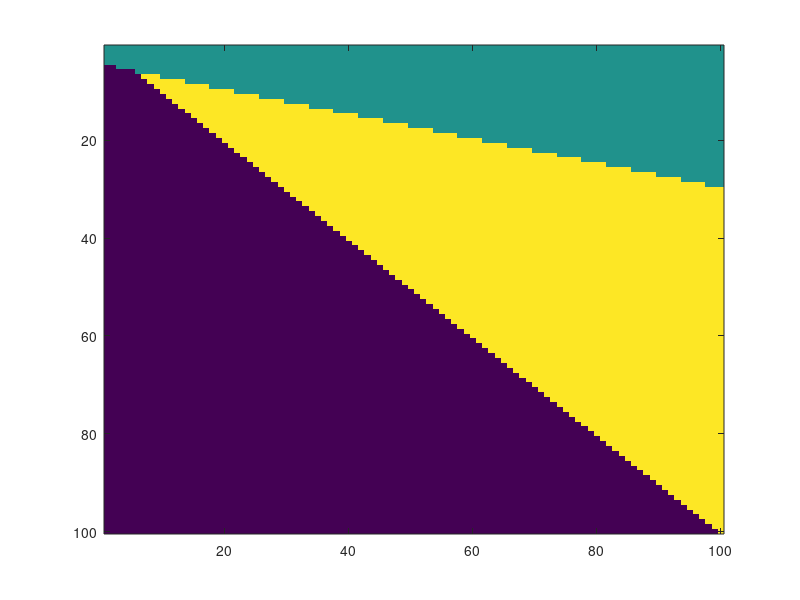

Recreate this plot in MATLAB. (Note: this script raises an error after producing the figure.)
clc; clear; close all;

% Parametri
dim_mappa = [100, 100]; % Dimensioni della griglia (100x100)
kp = 0.2;               % Parametro di guadagno per il controllo di Lloyd
n_iter = 20;            % Numero massimo di iterazioni
raggio_raggiungimento = 1; % Raggio per considerare l'incendio raggiunto

% Numero fisso di incendi e aerei
num_incendi = 3;
num_aerei = 3;

% Creazione della griglia della mappa
[X, Y] = meshgrid(1:dim_mappa(1), 1:dim_mappa(2));
voronoi_grid = [X(:), Y(:)]; % Punti della mappa

% Definizione delle posizioni casuali degli incendi e delle loro ampiezze
incendi = randi([30, 90], num_incendi, 2);
ampiezze_incendi = randi([5, 20], num_incendi, 1);

% Inizializzazione aerei in punti lontani dagli incendi
sp_aerei = zeros(num_aerei, 2);
for i = 1:num_aerei
    while true
        candidato = randi([0, 10], 1, 2);
        if min(vecnorm(candidato - incendi, 2, 2)) > 15 % Deve stare lontano da tutti gli incendi
            sp_aerei(i, :) = candidato;
            break;
        end
    end
end

% Memorizzazione delle traiettorie
traiettorie_x = zeros(n_iter, num_aerei);
traiettorie_y = zeros(n_iter, num_aerei);

figure(1);
hold on;
for iter = 1:n_iter
    clf;

    % Salvataggio delle posizioni attuali degli aerei
    traiettorie_x(iter, :) = sp_aerei(:, 1);
    traiettorie_y(iter, :) = sp_aerei(:, 2);
    
    % Calcolo della Voronoi
    distanze = pdist2(voronoi_grid, sp_aerei);
    [~, min_idx] = min(distanze, [], 2);
    regioni = reshape(min_idx, dim_mappa);
    
    % Plot della Voronoi
    imagesc(regioni);
    colormap(parula);
    hold on;
    
    % Aggiornamento posizioni aerei
    for i = 1:num_aerei
        % Ottieni l'incendio assegnato all'aereo
        idx_incendio = find(min_idx == i);
        
        if ~isempty(idx_incendio)
            centroide = incendi(i, :); % Centroide della regione assegnata

            % Calcola la distanza dall'incendio
            distanza = norm(sp_aerei(i, :) - centroide);
            
            % Muove l'aereo verso il centroide solo se non è già arrivato
            if distanza > raggio_raggiungimento
                sp_aerei(i, :) = sp_aerei(i, :) + kp * (centroide - sp_aerei(i, :));
            end
            
            % Plot degli aerei
            plot(sp_aerei(i, 2), sp_aerei(i, 1), 'bo', 'MarkerSize', 10, 'MarkerFaceColor', 'w');
            
            % Plot incendi
            plot(centroide(2), centroide(1), 'rx', 'MarkerSize', 10 + ampiezze_incendi(i) / 2, 'LineWidth', 2);
        end
    end
    
    pause(0.5);
end
hold off;

% FIGURA SEPARATA: Plotta le traiettorie degli aerei
figure(2);
hold on;
title('Traiettorie degli aerei verso gli incendi');
xlabel('X');
ylabel('Y');
grid on;

for i = 1:num_aerei
    plot(traiettorie_y(:, i), traiettorie_x(:, i), '-o', 'LineWidth', 1.5, 'MarkerSize', 5);
end

legend(arrayfun(@(x) sprintf('Aereo %d', x), 1:num_aerei, 'UniformOutput', false));
hold off;
